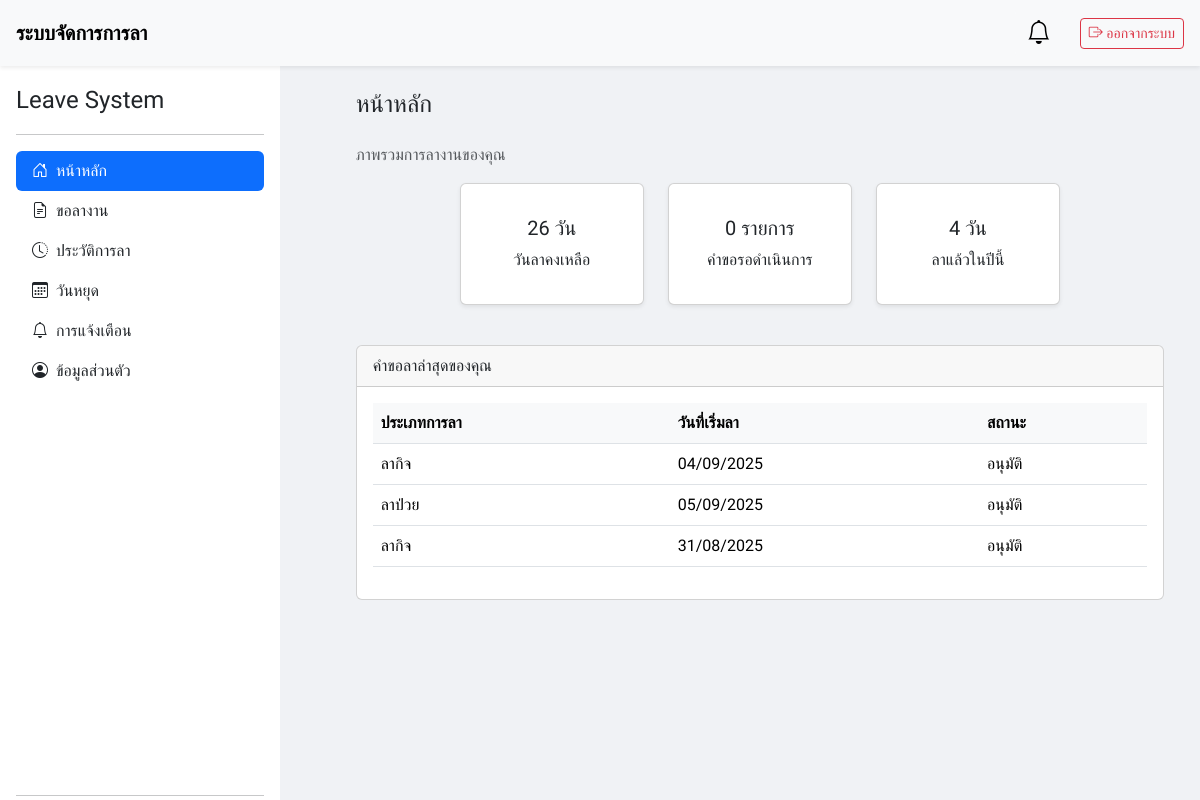
/employee/dashboard.php (signed in), run on the app's committed database.
### tables this page shows
CREATE TABLE `emp_leave` (
  `Leave_ID` varchar(10) NOT NULL,
  `Leave_Type_ID` int(2) NOT NULL,
  `Leave_Time_ID` int(2) NOT NULL,
  `Emp_ID` varchar(5) NOT NULL,
  `Leave_Status_ID` int(2) NOT NULL,
  `Dayoff_ID` int(11) NOT NULL,
  `Reason` varchar(50) DEFAULT NULL,
  `Start_leave_date` date NOT NULL,
  `End_Leave_date` date NOT NULL,
  `Approved_date` date NOT NULL,
  `Request_date` date NOT NULL,
  `Document_File` varchar(20) DEFAULT NULL
);

CREATE TABLE `leave_type` (
  `Leave_Type_ID` int(2) NOT NULL,
  `Leave_Type_Name` varchar(50) NOT NULL
);

CREATE TABLE `leave_status` (
  `Leave_Status_ID` int(2) NOT NULL,
  `Leave_Type_Name` varchar(20) NOT NULL
);

### employee/dashboard.php (the view, shortened to what this page needs)
<?php
require_once '../includes/header.php';
require_once '../includes/sidebar_employee.php';
$emp_id = $_SESSION['user_id'];
$pending_stmt = $conn->prepare("SELECT COUNT(*) as pending_count FROM emp_leave WHERE Emp_ID = ? AND Leave_Status_ID = '3'");
$pending_stmt->bind_param("s", $emp_id);
$pending_stmt->execute();
$pending_count = $pending_stmt->get_result()->fetch_assoc()['pending_count'];
$current_year = date('Y');
$taken_stmt = $conn->prepare("SELECT SUM(DATEDIFF(End_Leave_date, Start_leave_date) + 1) as days_taken FROM emp_leave WHERE Emp_ID = ? AND Leave_Status_ID = '1' AND YEAR(Start_leave_date) = ?");
$taken_stmt->bind_param("ss", $emp_id, $current_year);
$taken_stmt->execute();
$days_taken = $taken_stmt->get_result()->fetch_assoc()['days_taken'] ?? 0;
$total_leave_entitlement = 30;
$remaining_leave = $total_leave_entitlement - $days_taken;
$recent_leaves_stmt = $conn->prepare("SELECT lt.Leave_Type_Name, el.Start_leave_date, ls.Leave_Type_Name as status
FROM emp_leave el
JOIN leave_type lt ON el.Leave_Type_ID = lt.Leave_Type_ID
JOIN leave_status ls ON el.Leave_Status_ID = ls.Leave_Status_ID
WHERE el.Emp_ID = ?
ORDER BY el.Request_date DESC LIMIT 5");
$recent_leaves_stmt->bind_param("s", $emp_id);
$recent_leaves_stmt->execute();
$recent_leaves = $recent_leaves_stmt->get_result();
?>
<div class="main-content p-4">
    <h4 class="mb-4">หน้าหลัก</h4>
    <p class="text-muted">ภาพรวมการลางานของคุณ</p>
<div class="row justify-content-center">
    <div class="col-md-3">
        <div class="card text-center p-3 mb-3 shadow-sm">
            <div class="card-body">
                <h5 class="card-title"><?php echo $remaining_leave; ?> วัน</h5>
                <p class="card-text">วันลาคงเหลือ</p>
            </div>
        </div>
    </div>
    <div class="col-md-3">
        <div class="card text-center p-3 mb-3 shadow-sm">
            <div class="card-body">
                <h5 class="card-title"><?php echo $pending_count; ?> รายการ</h5>
                <p class="card-text">คำขอรอดำเนินการ</p>
            </div>
        </div>
    </div>
    <div class="col-md-3">
        <div class="card text-center p-3 mb-3 shadow-sm">
            <div class="card-body">
                <h5 class="card-title"><?php echo $days_taken; ?> วัน</h5>
                <p class="card-text">ลาแล้วในปีนี้</p>
            </div>
        </div>
    </div>
</div>
    <div class="card mt-4">
        <div class="card-header">
            คำขอลาล่าสุดของคุณ
        </div>
        <div class="card-body">
            <?php if ($recent_leaves->num_rows > 0): ?>
            <table class="table">
                <thead>
                    <tr>
                        <th>ประเภทการลา</th>
                        <th>วันที่เริ่มลา</th>
                        <th>สถานะ</th>
                    </tr>
                </thead>
                <tbody>
                    <?php while($row = $recent_leaves->fetch_assoc()): ?>
                    <tr>
                        <td><?php echo htmlspecialchars($row['Leave_Type_Name']); ?></td>
                        <td><?php echo date('d/m/Y', strtotime($row['Start_leave_date'])); ?></td>
                        <td><?php echo htmlspecialchars($row['status']); ?></td>
                    </tr>
                    <?php endwhile; ?>
                </tbody>
            </table>
            <?php else: ?>
            <p class="text-center text-muted">ยังไม่มีประวัติการขอลา</p>
            <?php endif; ?>
        </div>
    </div>
</div>
<?php
require_once '../includes/footer.php';
?>

### style.css (style rules this page uses)
:root { --navH: 70px; }
* { box-sizing: border-box; }
body { background-color: #f0f2f5; font-family: 'Sarabun', sans-serif; padding-top: var(--navH); }
.main-content { margin-left: 300px; padding: 20px; }
.table thead th { position: sticky; top: 0; background-color:#f8f9fa; z-index:1; }

### data on the page
emp_leave: Leave_Type_ID.Leave_Type_Name "ลากิจ", Start_leave_date "04/09/2025", Leave_Status_ID.Leave_Type_Name "อนุมัติ"
emp_leave: Leave_Type_ID.Leave_Type_Name "ลาป่วย", Start_leave_date "05/09/2025", Leave_Status_ID.Leave_Type_Name "อนุมัติ"
emp_leave: Leave_Type_ID.Leave_Type_Name "ลากิจ", Start_leave_date "31/08/2025", Leave_Status_ID.Leave_Type_Name "อนุมัติ"

### other printed values
$remaining_leave "26"
$pending_count "0"
$days_taken "4"
